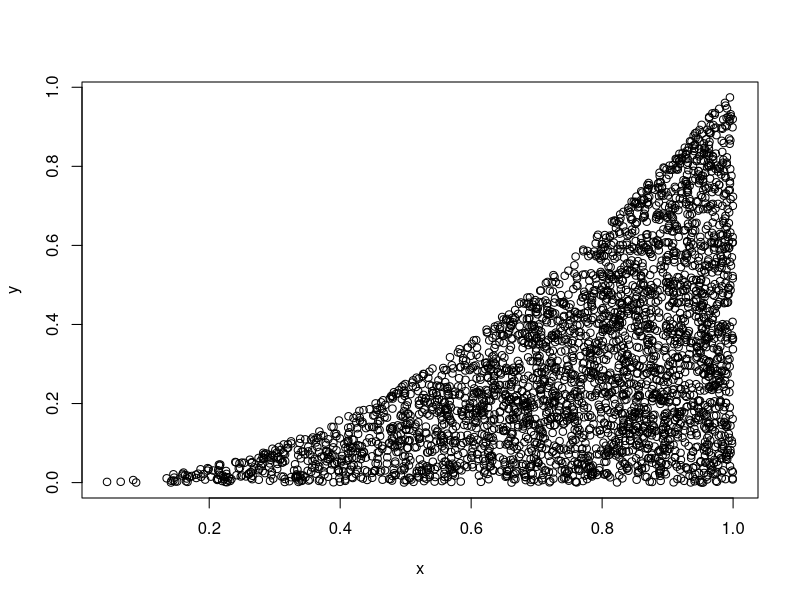

The R source for this figure:
# Title     : TODO
# Objective : TODO
# Created by: chunyang
# Created on: 9/16/2020

# 随机投点法计算y=x^2在（0，1）的积分
area = function (n){
    x = c()
    y = c()
    num = 0
    for(i in 1:n){
        xtemp = runif(1)
        ytemp = runif(1)
        if (ytemp < xtemp * xtemp){
            x[i] = xtemp
            y[i] = ytemp
          num = num +1
        }
    }
    plot(x,y)
    return (num)
}
num = area(10000)
print(num/10000)